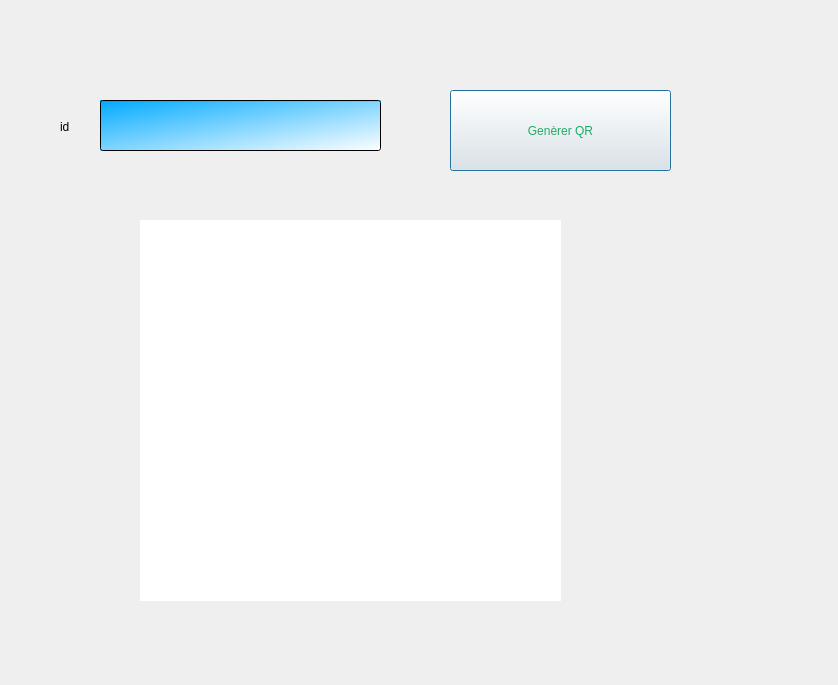
<?xml version="1.0" encoding="UTF-8"?>
<ui version="4.0">
 <class>QRCodeDialog</class>
 <widget class="QDialog" name="QRCodeDialog">
  <property name="geometry">
   <rect>
    <x>0</x>
    <y>0</y>
    <width>838</width>
    <height>685</height>
   </rect>
  </property>
  <property name="windowTitle">
   <string>Dialog</string>
  </property>
  <widget class="QPushButton" name="pushButton_generate">
   <property name="geometry">
    <rect>
     <x>450</x>
     <y>90</y>
     <width>221</width>
     <height>81</height>
    </rect>
   </property>
   <property name="styleSheet">
    <string notr="true">QPushButton {
color: rgb(35, 170, 102);
}
QPushButton:hover {
   border-color: qconicalgradient(cx:0.5, cy:0.5, angle:0, stop:0 rgba(35, 40, 3, 255), stop:0.16 rgba(136, 106, 22, 255), stop:0.225 rgba(166, 140, 41, 255), stop:0.285 rgba(204, 181, 74, 255), stop:0.345 rgba(235, 219, 102, 255), stop:0.415 rgba(245, 236, 112, 255), stop:0.52 rgba(209, 190, 76, 255), stop:0.57 rgba(187, 156, 51, 255), stop:0.635 rgba(168, 142, 42, 255), stop:0.695 rgba(202, 174, 68, 255), stop:0.75 rgba(218, 202, 86, 255), stop:0.815 rgba(208, 187, 73, 255), stop:0.88 rgba(187, 156, 51, 255), stop:0.935 rgba(137, 108, 26, 255), stop:1 rgba(35, 40, 3, 255));
background-color: qlineargradient(spread:pad, x1:0, y1:0, x2:1, y2:1, stop:0 rgba(0, 170, 255, 255), stop:1 rgba(255, 255, 255, 255));
}</string>
   </property>
   <property name="text">
    <string>Genèrer QR</string>
   </property>
  </widget>
  <widget class="QLineEdit" name="lineEdit_ID">
   <property name="geometry">
    <rect>
     <x>100</x>
     <y>100</y>
     <width>281</width>
     <height>51</height>
    </rect>
   </property>
   <property name="styleSheet">
    <string notr="true">border-color: qconicalgradient(cx:0.5, cy:0.5, angle:0, stop:0 rgba(35, 40, 3, 255), stop:0.16 rgba(136, 106, 22, 255), stop:0.225 rgba(166, 140, 41, 255), stop:0.285 rgba(204, 181, 74, 255), stop:0.345 rgba(235, 219, 102, 255), stop:0.415 rgba(245, 236, 112, 255), stop:0.52 rgba(209, 190, 76, 255), stop:0.57 rgba(187, 156, 51, 255), stop:0.635 rgba(168, 142, 42, 255), stop:0.695 rgba(202, 174, 68, 255), stop:0.75 rgba(218, 202, 86, 255), stop:0.815 rgba(208, 187, 73, 255), stop:0.88 rgba(187, 156, 51, 255), stop:0.935 rgba(137, 108, 26, 255), stop:1 rgba(35, 40, 3, 255));
background-color: qlineargradient(spread:pad, x1:0, y1:0, x2:1, y2:1, stop:0 rgba(0, 170, 255, 255), stop:1 rgba(255, 255, 255, 255));</string>
   </property>
  </widget>
  <widget class="QLabel" name="label">
   <property name="geometry">
    <rect>
     <x>60</x>
     <y>120</y>
     <width>47</width>
     <height>14</height>
    </rect>
   </property>
   <property name="text">
    <string>id</string>
   </property>
  </widget>
  <widget class="QLabel" name="label_QRCode">
   <property name="geometry">
    <rect>
     <x>140</x>
     <y>220</y>
     <width>421</width>
     <height>381</height>
    </rect>
   </property>
   <property name="styleSheet">
    <string notr="true">QLabel {
    background-color: white;
   

}
</string>
   </property>
   <property name="text">
    <string/>
   </property>
  </widget>
 </widget>
 <resources/>
 <connections/>
</ui>
